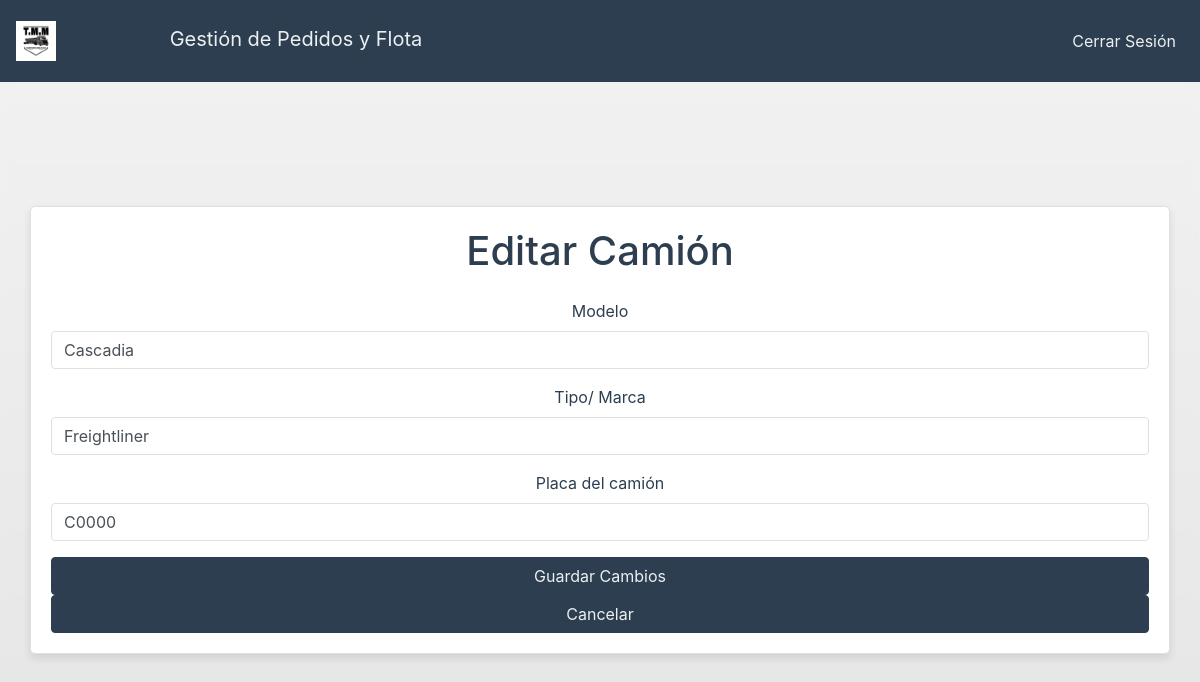
/editar_camion/7/ (signed in), run on the app's committed database.
### prueba/models.py (models this page shows, shortened)
class Camion(models.Model):
    modelo = models.CharField(max_length=50)
    tipoMarca = models.CharField(max_length=50)
    placa = models.CharField(max_length=50)

### prueba/views.py (the view, shortened to what this page needs)
# urls.py: path('editar_camion/<int:camion_id>/', views.editar_camion, name='editar_camion'),
@login_required
def editar_camion(request, camion_id):
    camion = get_object_or_404(Camion, id=camion_id)
    return render(request, 'editar_camion.html', {'camion': camion})

### prueba/templates/editar_camion.html (shortened to what this page needs)
<!DOCTYPE html>
<html lang="en">
<head>
    {% load static %}
    <link rel="stylesheet" type="text/css" href="{% static 'prueba/styles.css' %}">
    <link rel="stylesheet" href="https://stackpath.bootstrapcdn.com/bootstrap/4.5.2/css/bootstrap.min.css">
</head>
<body>
    <nav class="navbar navbar-expand-lg navbar-light w-100" style="position: fixed; top: 0; left: 0; right: 0; padding: 1rem; text-align: center;">
        <a class="navbar-brand" href="#">
            <img src="{% static 'prueba/logo.png'%}" width="40" height="40" alt="Logo">
            <span class="ml-2">Gestión de Pedidos y Flota</span>
        </a>
        <div class="collapse navbar-collapse">
            <ul class="navbar-nav ml-auto">
                <li class="nav-item">
                    <a class="nav-link" href="{% url 'logout' %}">Cerrar Sesión</a>
                </li>
            </ul>
        </div>
    </nav>
    <div class="container">
        <h1 class="mb-4">Editar Camión</h1>
        <form method="POST">
            <div class="form-group">
                <label for="modelo">Modelo</label>
                <input type="text" class="form-control" id="modelo" name="modelo" value="{{ camion.modelo }}" required>
            </div>
            <div class="form-group">
                <label for="tipoMarca">Tipo/ Marca</label>
                <input type="text" class="form-control" id="tipoMarca" name="tipoMarca" value="{{ camion.tipoMarca }}" required>
            </div>
            <div class="form-group">
                <label for="placa">Placa del camión</label>
                <input type="text" class="form-control" id="placa" name="placa" value="{{ camion.placa }}" required>
            </div>
            <button type="submit" class="btn btn-primary">Guardar Cambios</button>
            <button type="button" class="btn btn-secondary" onclick="location.href='{% url 'crud_camion' %}'">Cancelar</button>
        </form>
    </div>
</body>
</html>

### prueba/static/prueba/styles.css (style rules this page uses)
body { font-family: Arial, sans-serif; background-image: linear-gradient(to bottom, #f2f2f2, #e5e5e5); background-size: cover; background-repeat: no-repeat; background-attachment: fixed; height: 100vh; margin: 0; display: flex; justify-content: center; align-items: center; backdrop-filter: blur(5px); }
.container { background-color: rgba(255, 255, 255, 0.9); padding: 30px; border-radius: 8px; max-width: 600px; width: 100%; text-align: center; box-shadow: 0 0 10px rgba(0, 0, 0, 0.1); }
h1 { color: #333; margin-bottom: 30px; }
button { background-color: #007bff; color: white; padding: 15px; border: none; border-radius: 4px; cursor: pointer; font-size: 18px; margin-top: 10px; width: 100%; }
.navbar-brand img { margin-right: 100px; }

### prueba/templates/editar_camion.html (style rules this page uses)
:root { --primary-color: #2C3E50; --secondary-color: #18BC9C; --background-color: #ECF0F1; }
body { background-color: var(--background-color); color: var(--primary-color); }
.navbar { background-color: var(--primary-color) !important; }
.navbar-brand, .nav-link { color: var(--background-color) !important; }
.btn-primary, .btn-secondary { background-color: var(--primary-color); border-color: var(--primary-color); color: var(--background-color); }
.container { background-color: #ffffff; border: 1px solid #e0e0e0; border-radius: 5px; padding: 20px; margin-top: 60px; box-shadow: 0 4px 8px rgba(0, 0, 0, 0.1); }
h1, label { color: var(--primary-color); }
.form-control { border-color: #e0e0e0; }

### data on the page
Camion: modelo "Cascadia", tipoMarca "Freightliner", placa "C0000"
